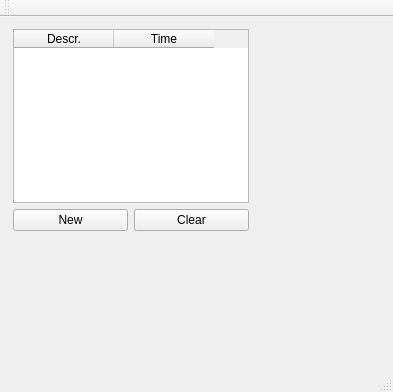
<?xml version="1.0" encoding="UTF-8"?>
<ui version="4.0">
 <class>Calendar</class>
 <widget class="QMainWindow" name="Calendar">
  <property name="geometry">
   <rect>
    <x>0</x>
    <y>0</y>
    <width>393</width>
    <height>392</height>
   </rect>
  </property>
  <property name="windowTitle">
   <string>Calendar</string>
  </property>
  <widget class="QWidget" name="centralWidget">
   <widget class="QWidget" name="">
    <property name="geometry">
     <rect>
      <x>2</x>
      <y>1</y>
      <width>258</width>
      <height>224</height>
     </rect>
    </property>
    <layout class="QVBoxLayout" name="verticalLayout">
     <item>
      <widget class="QTableWidget" name="tableWidget">
       <column>
        <property name="text">
         <string>Descr.</string>
        </property>
       </column>
       <column>
        <property name="text">
         <string>Time</string>
        </property>
       </column>
      </widget>
     </item>
     <item>
      <layout class="QHBoxLayout" name="horizontalLayout">
       <item>
        <widget class="QPushButton" name="pushButton">
         <property name="text">
          <string>New</string>
         </property>
        </widget>
       </item>
       <item>
        <widget class="QPushButton" name="pushButton_2">
         <property name="text">
          <string>Clear</string>
         </property>
        </widget>
       </item>
      </layout>
     </item>
    </layout>
   </widget>
  </widget>
  <widget class="QMenuBar" name="menuBar">
   <property name="geometry">
    <rect>
     <x>0</x>
     <y>0</y>
     <width>393</width>
     <height>21</height>
    </rect>
   </property>
  </widget>
  <widget class="QToolBar" name="mainToolBar">
   <attribute name="toolBarArea">
    <enum>TopToolBarArea</enum>
   </attribute>
   <attribute name="toolBarBreak">
    <bool>false</bool>
   </attribute>
  </widget>
  <widget class="QStatusBar" name="statusBar"/>
 </widget>
 <layoutdefault spacing="6" margin="11"/>
 <resources/>
 <connections/>
</ui>
